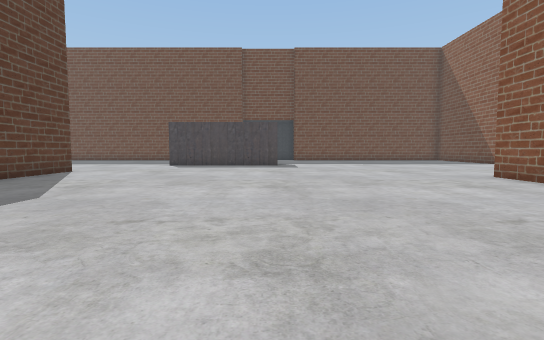
view 1 (above)

24 first-person views from a walk through a 3-D level made in the Unity game engine. The camera is 1.5 m above the floor, tilts 4° down and sees 85° across. The floor is counted in squares, 2 m on a side. Each view is taken from the middle of a square. On the plan, view 1 faces up. The plan holds only what a view shows up to about 10 squares ahead; the rest is blank. The place goes on beyond the plan. The player is left out.

view 2
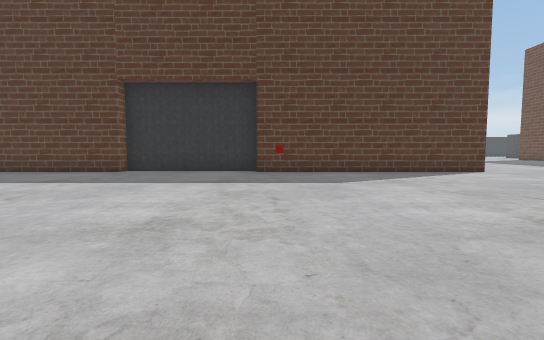

view 3
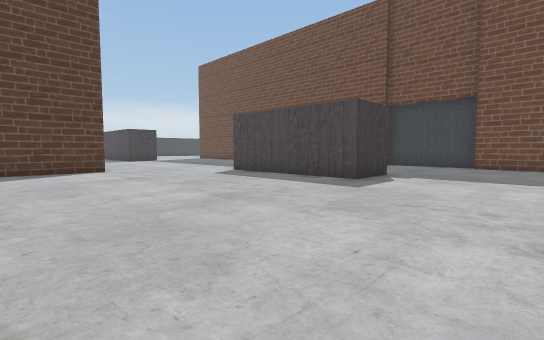

view 4
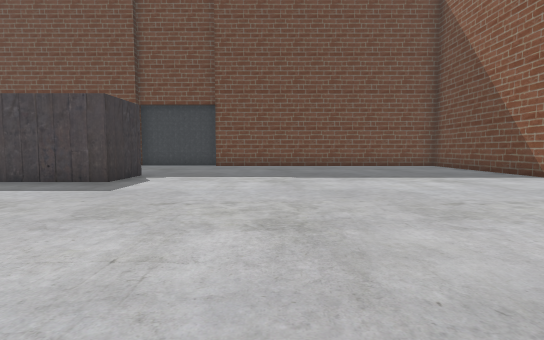

view 5
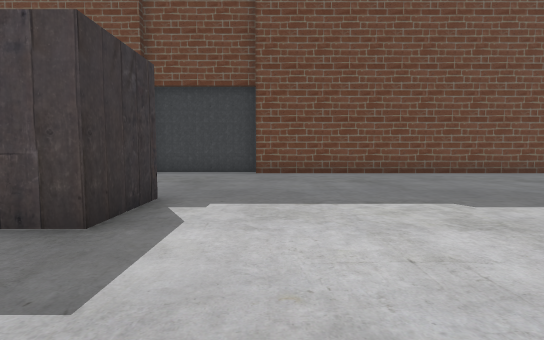

view 6
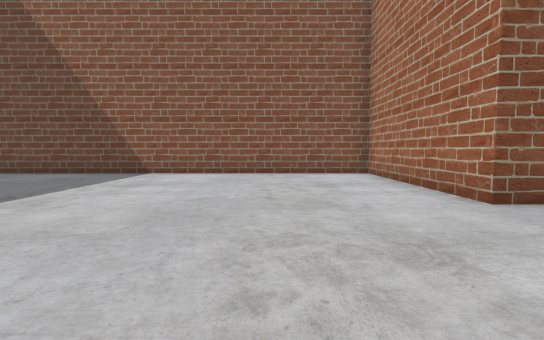

view 7
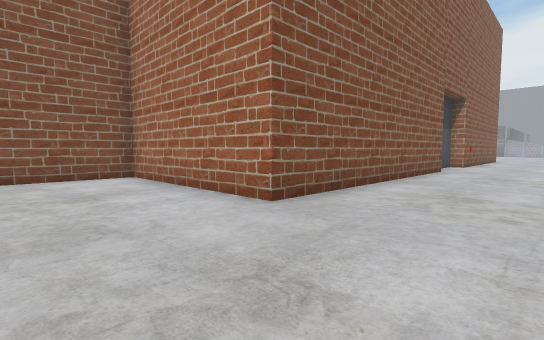

view 8
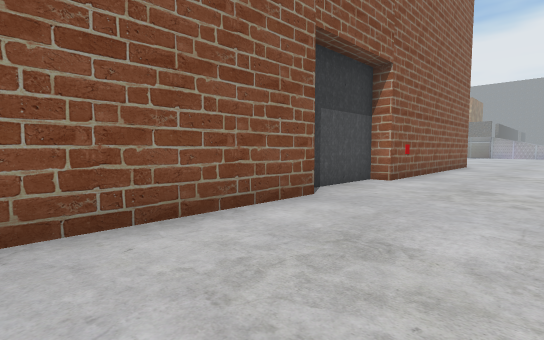

view 9
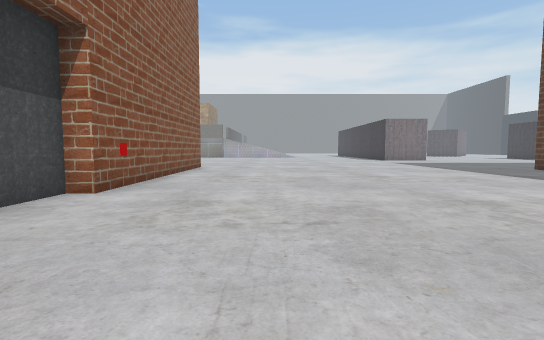

view 10
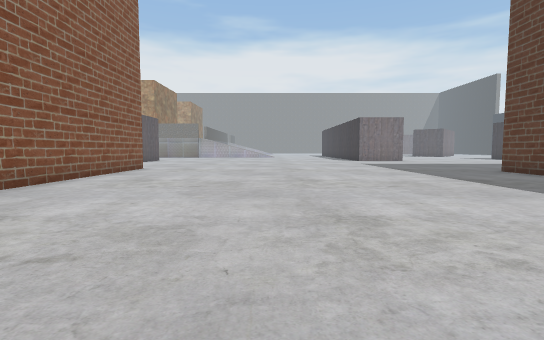

view 11
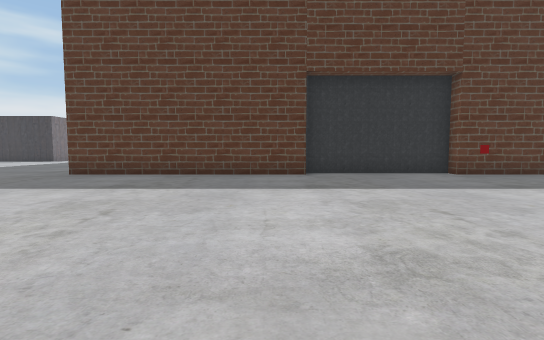

view 12
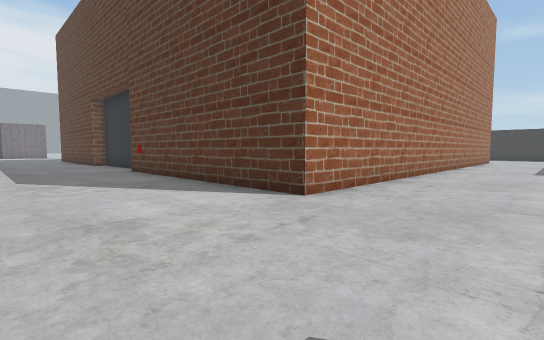

view 13
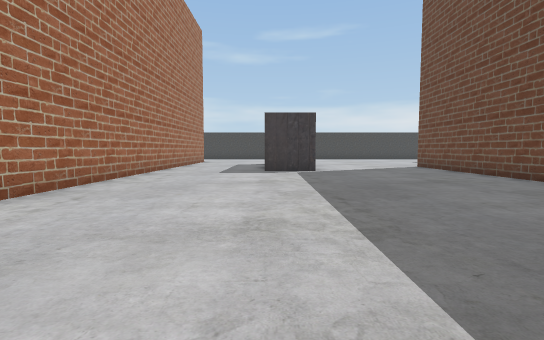

view 14
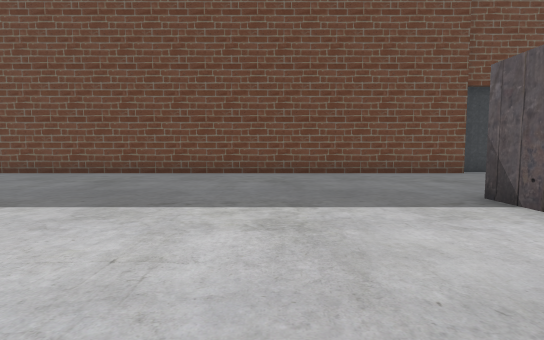

view 15
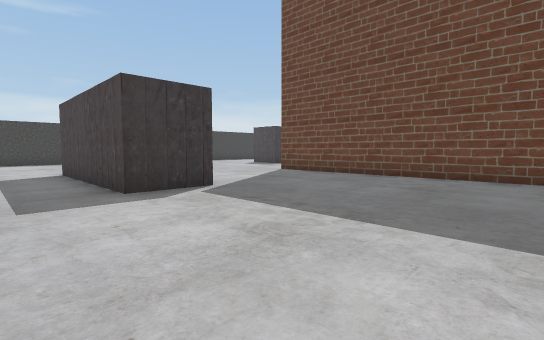

view 16
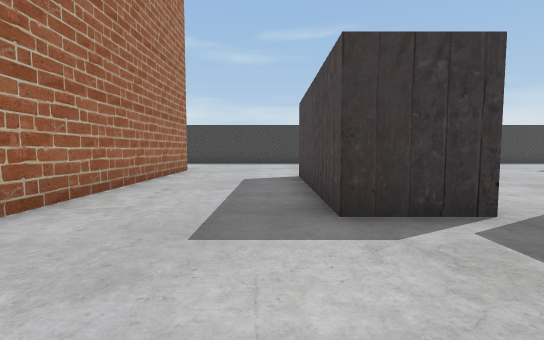

view 17
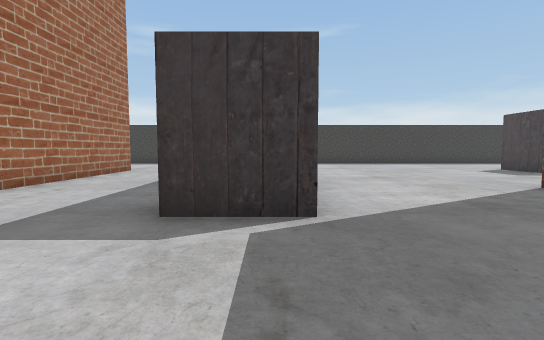

view 18
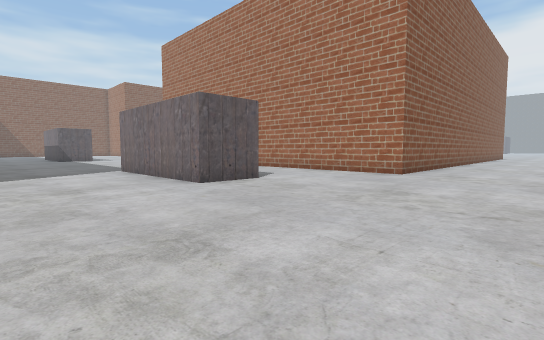

view 19
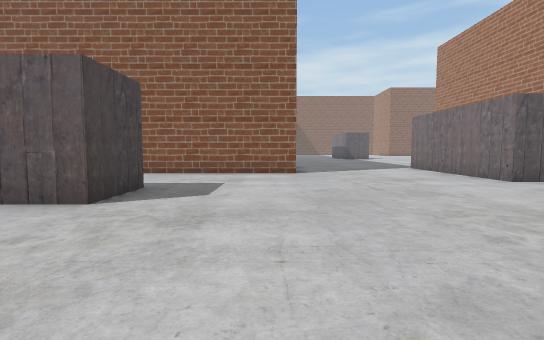

view 20
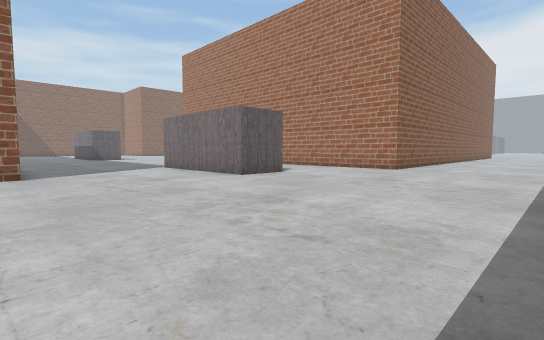

view 21
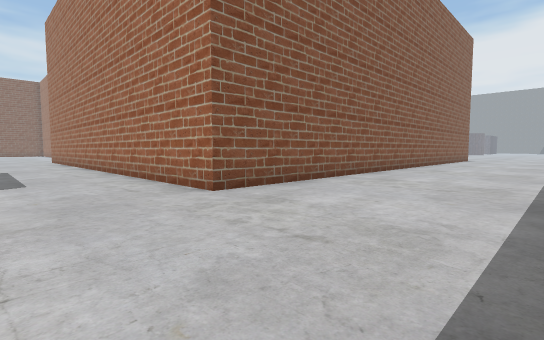

view 22
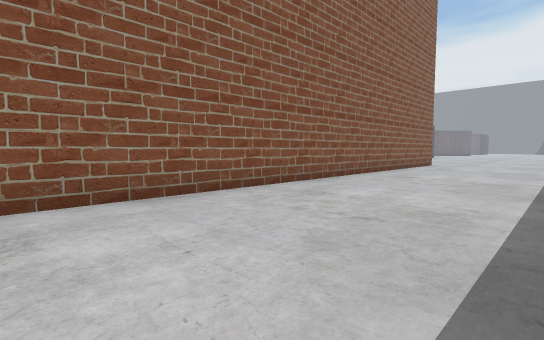

view 23
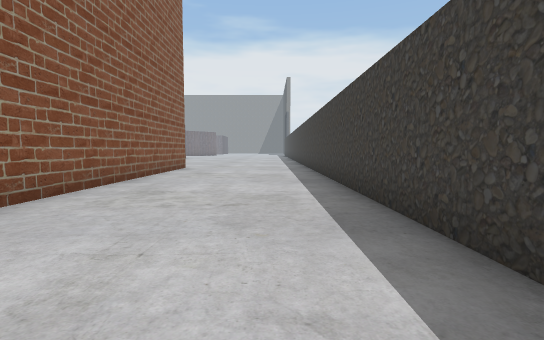

view 24
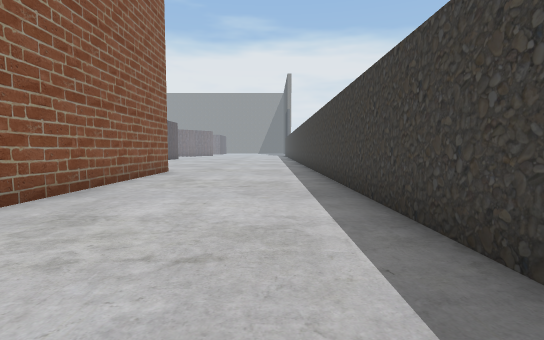

### Floor plan
Points are (right, up) in squares from view 1. A wall is a line through its corners. A room is listed if a view was taken in it or the views show most of it. See-through windows are left out.
Room 1 (views 1, 2, 3, 4, 5, 6, 7, 8, 9, 10, 11, 12, 13, 14, 15, 16, 17, 18, 19, 20, 21, 22, 23, 24)
walls: (-4.7, 14.5) (-4.7, 15.5); (-15.2, 13.8) (-20.3, 13.8) (-20.3, 15.5) (-15.2, 15.5) (-15.2, 13.8); (0.3, 15.6) (0.3, 13.8) (-3.5, 13.8); (-1.9, 20.3) (-17.8, 20.3) (-17.8, 24.5); (-6.8, -1.9) (-6.8, -9); (1.5, 20.7) (-1.9, 20.7); (6, -0.1) (6, 8) (11.2, 8) (11.2, 19.5); (-21.2, 23.5) (-23, 23.5) (-23, 24.5); (10.5, 20.3) (1.5, 20.3); (-27.5, 1.5) (-27.5, -9); (6, -9) (6, -3) (6.5, -3) (6.5, -0.6); (-22.5, -9) (-22.5, 10) (-6.8, 10) (-6.8, 2.5) (-7.2, 2.5) (-7.2, -2)

Where each view was taken, in squares from view 1:
view 1: 0 up, 0 right, facing up
view 2: 3 up, 3 right, facing left
view 3: 7 up, 4 right, facing up-left
view 4: 7 up, 4 right, facing up
view 5: 11 up, 2 right, facing up
view 6: 11 up, 2 right, facing right
view 7: 11 up, 3 right, facing down-right
view 8: 4 up, 3 right, facing down-right
view 9: 2 up, 3 right, facing down
view 10: 1 up, 1 right, facing down
view 11: 3 down, 2 right, facing left
view 12: 13 up, 3 left, facing down-left
view 13: 14 up, 5 left, facing left
view 14: 11 up, 8 left, facing up
view 15: 12 up, 10 left, facing up-left
view 16: 13 up, 12 left, facing left
view 17: 15 up, 12 left, facing left
view 18: 19 up, 26 left, facing down-right
view 19: 21 up, 27 left, facing right
view 20: 21 up, 27 left, facing down-right
view 21: 13 up, 27 left, facing down-right
view 22: 6 up, 27 left, facing down-right
view 23: 3 up, 26 left, facing down
view 24: 1 up, 26 left, facing down
